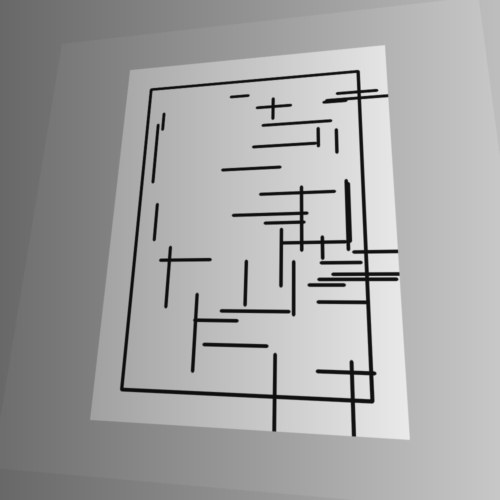
#> input picture maze_planner/outputs/debug/0_input.png, 1000 x 1000 px (shown at 1/2 size)
$ python maze_scanner.py outputs/debug/0_input.png
#> lines starting #> are read from the running program, lines starting #| are printed output that depends on the picture; after the words box and inside, x2 and y2 are one past the last pixel; in counts of white or black regions, pixels touching at a corner belong together
"""
Maze scanner: 把摄像头拍到的"白纸黑笔迷宫"照片处理成扫描件风格的纯黑白图。

流程:
  1. 检测纸张边界 (find_paper_contour)
  2. 透视矫正        (four_point_transform)
  3. 亮度/对比度增强 (enhance)
  4. 黑白二值化      (binarize)
  5. 输出扫描件      (clean + 保存)

用法:
  python maze_scanner.py input.jpg -o output.png
  python maze_scanner.py input.jpg -o output.png --debug debug_dir
"""

import argparse
import os

import cv2
import numpy as np


# ----------------------------------------------------------------------------
# 工具
# ----------------------------------------------------------------------------
def _resize_to_max(img, max_side=1500):
    """等比缩放，使最长边不超过 max_side。返回 (缩放后的图, 缩放比例)。"""
    h, w = img.shape[:2]
    scale = max_side / float(max(h, w))
    if scale < 1.0:
        img = cv2.resize(img, (int(w * scale), int(h * scale)),
                         interpolation=cv2.INTER_AREA)
        return img, scale
    return img, 1.0


def parse_corners(s):
    """把 "x1,y1 x2,y2 x3,y3 x4,y4" 解析成 [(x,y)x4] (原图坐标)。"""
    if not s:
        return None
    nums = [float(v) for v in s.replace(",", " ").split()]
    if len(nums) != 8:
        raise ValueError("--corners 需要 8 个数字: x1,y1 x2,y2 x3,y3 x4,y4")
    return [(nums[i], nums[i + 1]) for i in range(0, 8, 2)]


def _order_points(pts):
    """把 4 个点排成 [左上, 右上, 右下, 左下]。"""
    pts = pts.reshape(4, 2).astype("float32")
    rect = np.zeros((4, 2), dtype="float32")
    s = pts.sum(axis=1)
    rect[0] = pts[np.argmin(s)]   # 左上: x+y 最小
    rect[2] = pts[np.argmax(s)]   # 右下: x+y 最大
    diff = np.diff(pts, axis=1)
    rect[1] = pts[np.argmin(diff)]  # 右上: x-y 最小
    rect[3] = pts[np.argmax(diff)]  # 左下: x-y 最大
    return rect


# ----------------------------------------------------------------------------
# 步骤 1: 检测纸张边界
# ----------------------------------------------------------------------------
def _quad_from_contour(c, img_shape):
    """凸包 -> 近似四边形; 退化时用最小外接旋转矩形。返回 4x2 角点。"""
    hull = cv2.convexHull(c)
    peri = cv2.arcLength(hull, True)
    for eps in (0.02, 0.03, 0.04, 0.05, 0.06, 0.08, 0.10):
        ap = cv2.approxPolyDP(hull, eps * peri, True)
        if len(ap) == 4 and cv2.isContourConvex(ap):
            return ap.reshape(4, 2)
    return cv2.boxPoints(cv2.minAreaRect(c))


def _paper_by_brightness(img):
    """
    主方法: 纸张是「亮 + 低饱和」的大块区域。
    取包含图像中心的连通块（纸张通常在画面中央，桌面/笔记本/人在四周），
    再求其四边形角点。对低对比度纸张边缘 (白纸/浅木桌) 比边缘检测稳得多。
    """
    H, W = img.shape[:2]
    hsv = cv2.cvtColor(img, cv2.COLOR_BGR2HSV)
    S, V = hsv[:, :, 1], hsv[:, :, 2]
    _, bright = cv2.threshold(V, 0, 255, cv2.THRESH_BINARY + cv2.THRESH_OTSU)
    mask = ((S < 60) & (bright > 0)).astype(np.uint8) * 255

    # 核大小按分辨率定 (scan 已把最长边缩到 1500)
    k = max(15, int(max(H, W) * 0.014)) | 1
    mask = cv2.morphologyEx(mask, cv2.MORPH_CLOSE, np.ones((k, k), np.uint8))
    mask = cv2.morphologyEx(mask, cv2.MORPH_OPEN,
                            np.ones((k // 2 | 1,) * 2, np.uint8))
    # 腐蚀切断纸张与周围浅色物体 (笔记本/浅色衣物) 的细桥
    er = cv2.erode(mask, np.ones((k, k), np.uint8))

    n, lab, st, cen = cv2.connectedComponentsWithStats(er, 8)
    if n <= 1:
        return None
    cy, cx = H // 2, W // 2
    pick = int(lab[cy, cx])                       # 优先取含图像中心的块
    if pick == 0:
        cand = [i for i in range(1, n)
                if st[i, cv2.CC_STAT_AREA] > 0.1 * H * W]
        if not cand:
            return None
        pick = min(cand, key=lambda i: (cen[i][0] - cx) ** 2 + (cen[i][1] - cy) ** 2)
    if st[pick, cv2.CC_STAT_AREA] < 0.15 * H * W:  # 太小不是纸张
        return None

    comp = (lab == pick).astype(np.uint8) * 255
    comp = cv2.dilate(comp, np.ones((k, k), np.uint8))     # 抵消腐蚀
    comp = cv2.morphologyEx(comp, cv2.MORPH_CLOSE,
                            np.ones((k * 2 | 1,) * 2, np.uint8))
    cnts, _ = cv2.findContours(comp, cv2.RETR_EXTERNAL, cv2.CHAIN_APPROX_SIMPLE)
    if not cnts:
        return None
    return _quad_from_contour(max(cnts, key=cv2.contourArea), img.shape)


# [20 lines left out: function _paper_by_edges, not called in this run]


def find_paper_contour(img):
    """
    找到纸张的 4 个角点，排成 [左上,右上,右下,左下]。
    先用亮度/饱和度分割 (对低对比度边缘稳健)，失败再退化到边缘检测；
    都找不到返回 None（调用方退化为对整张图处理）。
    """
    quad = _paper_by_brightness(img)
    if quad is None:
        quad = _paper_by_edges(img)
    if quad is None:
        return None
    return _order_points(np.asarray(quad, dtype="float32").reshape(4, 2))


# ----------------------------------------------------------------------------
# 步骤 2: 透视矫正
# ----------------------------------------------------------------------------
def four_point_transform(img, rect):
    """根据 4 个角点把纸张拉正成正视图。"""
    (tl, tr, br, bl) = rect
    width_top = np.linalg.norm(tr - tl)
    width_bottom = np.linalg.norm(br - bl)
    height_left = np.linalg.norm(bl - tl)
    height_right = np.linalg.norm(br - tr)
    max_w = int(round(max(width_top, width_bottom)))
    max_h = int(round(max(height_left, height_right)))
    max_w, max_h = max(max_w, 1), max(max_h, 1)

    dst = np.array([[0, 0],
                    [max_w - 1, 0],
                    [max_w - 1, max_h - 1],
                    [0, max_h - 1]], dtype="float32")
    M = cv2.getPerspectiveTransform(rect, dst)
    return cv2.warpPerspective(img, M, (max_w, max_h))


# ----------------------------------------------------------------------------
# 步骤 3: 亮度/对比度增强（去除不均匀光照/阴影）
# ----------------------------------------------------------------------------
def enhance(img):
    """
    估计背景（大尺度模糊），用原图除以背景，去掉阴影和光照不均，
    让纸面变成均匀的白色。返回单通道灰度图。
    """
    gray = cv2.cvtColor(img, cv2.COLOR_BGR2GRAY) if img.ndim == 3 else img

    # 背景估计: 核要足够大，盖过笔画宽度
    k = max(31, (max(gray.shape) // 20) | 1)  # 保证奇数
    background = cv2.GaussianBlur(gray, (k, k), 0)
    background = np.where(background == 0, 1, background)  # 防止除零

    norm = gray.astype(np.float32) / background.astype(np.float32)
    norm = np.clip(norm, 0, 1)
    norm = (norm * 255).astype(np.uint8)

    # CLAHE 进一步拉对比度
    clahe = cv2.createCLAHE(clipLimit=2.0, tileGridSize=(8, 8))
    return clahe.apply(norm)


# ----------------------------------------------------------------------------
# 步骤 4: 二值化
# ----------------------------------------------------------------------------
def binarize(gray, block_size=35, C=15):
    """
    自适应阈值二值化。输出: 墙壁(黑笔)=黑(0)，纸面=白(255)。
    block_size 必须为奇数。
    """
    if block_size % 2 == 0:
        block_size += 1
    binary = cv2.adaptiveThreshold(
        gray, 255,
        cv2.ADAPTIVE_THRESH_GAUSSIAN_C,
        cv2.THRESH_BINARY,
        block_size, C)
    return binary


# ----------------------------------------------------------------------------
# 步骤 5: 清理噪点
# ----------------------------------------------------------------------------
def clean(binary, min_blob=20):
    """去掉孤立小黑点，让输出更像干净的扫描件。"""
    # 在墙壁(黑)上操作: 反相 -> 墙=白
    inv = cv2.bitwise_not(binary)
    # 开运算去毛刺
    inv = cv2.morphologyEx(inv, cv2.MORPH_OPEN,
                           np.ones((2, 2), np.uint8))
    # 连通域过滤掉太小的斑点
    n, labels, stats, _ = cv2.connectedComponentsWithStats(inv, connectivity=8)
    out = np.zeros_like(inv)
    for i in range(1, n):
        if stats[i, cv2.CC_STAT_AREA] >= min_blob:
            out[labels == i] = 255
    return cv2.bitwise_not(out)  # 还原: 墙=黑, 纸=白


# ----------------------------------------------------------------------------
# 手动选角 (默认方式，比自动检测可靠)
# ----------------------------------------------------------------------------
def pick_corners_interactive(img):
    """
    弹窗让用户左键依次点 4 个角。返回 4x2 角点 (未排序) 或 None(取消)。
      左键 = 选点 (最多4个)   u/退格 = 撤销   回车 = 确认   Esc = 取消
    """
    win = "pick 4 corners: L-click x4, [u]undo [Enter]ok [Esc]cancel"
    pts = []

    def on_mouse(event, x, y, flags, param):
        if event == cv2.EVENT_LBUTTONDOWN and len(pts) < 4:
            pts.append((x, y))

    cv2.namedWindow(win, cv2.WINDOW_NORMAL)
    cv2.resizeWindow(win, min(img.shape[1], 1000), min(img.shape[0], 1000))
    cv2.setMouseCallback(win, on_mouse)
    try:
        while True:
            disp = img.copy()
            for i, p in enumerate(pts):
                cv2.circle(disp, p, 7, (0, 0, 255), -1)
                cv2.putText(disp, str(i + 1), (p[0] + 10, p[1] - 10),
                            cv2.FONT_HERSHEY_SIMPLEX, 1.0, (0, 0, 255), 2)
            if len(pts) >= 2:
                cv2.polylines(disp, [np.array(pts)], len(pts) == 4,
                              (0, 255, 0), 2)
            cv2.imshow(win, disp)
            key = cv2.waitKey(20) & 0xFF
            if key == 27:                       # Esc: 取消
                pts = []
                break
            if key in (ord('u'), 8) and pts:    # u / Backspace: 撤销
                pts.pop()
            if key in (13, 10) and len(pts) == 4:  # Enter: 确认
                break
    finally:
        cv2.destroyWindow(win)
        cv2.waitKey(1)
    return np.array(pts, dtype="float32") if len(pts) == 4 else None


# ----------------------------------------------------------------------------
# 主流程
# ----------------------------------------------------------------------------
def scan(path, debug_dir=None, margin=0.015, corners=None,
         manual=True, auto=False):
    """
    corners: 原图坐标系下的 4 个角点 [(x,y)x4]，给了就直接用（最高优先级）。
    manual : True 时弹窗手动点选 4 角（默认）。
    auto   : True 时改用自动检测（manual 会被忽略）。
    选角失败/取消时回退到自动检测；自动也失败则处理整张图。
    """
    img = cv2.imread(path)
    if img is None:
        raise FileNotFoundError(f"无法读取图片: {path}")

    img, scale = _resize_to_max(img, 1500)

    def dbg(name, im):
        if debug_dir:
            os.makedirs(debug_dir, exist_ok=True)
            cv2.imwrite(os.path.join(debug_dir, name), im)

    dbg("0_input.png", img)

    # 1: 确定纸张四角 —— 手动选点优先，自动检测作为 fallback
    rect = None
    if corners is not None:
        rect = _order_points(np.asarray(corners, dtype="float32").reshape(4, 2) * scale)
    elif auto:
        rect = find_paper_contour(img)
    elif manual:
        picked = pick_corners_interactive(img)
        if picked is not None:
            rect = _order_points(picked)
        else:
            print("⚠ 未完成手动选角，回退自动检测。")
            rect = find_paper_contour(img)
    else:
        rect = find_paper_contour(img)

    # 2: 透视矫正
    if rect is not None:
        # 角点常略微落在纸外，向中心内缩一点，去掉边缘的桌面/阴影
        center = rect.mean(axis=0)
        rect_in = (center + (rect - center) * (1.0 - margin)).astype("float32")
        warped = four_point_transform(img, rect_in)
        vis = img.copy()
        cv2.polylines(vis, [rect.astype(int)], True, (0, 255, 0), 3)
        cv2.polylines(vis, [rect_in.astype(int)], True, (0, 180, 255), 2)
        dbg("1_paper_detected.png", vis)
    else:
        print("⚠ 未检测到纸张边界，直接处理整张图。")
        warped = img
    dbg("2_warped.png", warped)

    # 3: 增强
    enhanced = enhance(warped)
    dbg("3_enhanced.png", enhanced)

    # 4: 二值化
    binary = binarize(enhanced)
    dbg("4_binary.png", binary)

    # 5: 清理
    result = clean(binary)
    dbg("5_result.png", result)

    # result: 二值扫描件（墙=黑, 纸=白）; warped: 透视矫正后的彩色图（供检测彩色标记）
    return result, warped


def main():
    ap = argparse.ArgumentParser(description="迷宫照片 -> 扫描件风格纯黑白图")
    ap.add_argument("input", help="输入照片路径")
    ap.add_argument("-o", "--output", default="scanned.png", help="输出路径")
    ap.add_argument("--debug", metavar="DIR",
                    help="保存各步骤中间结果到该目录")
    ap.add_argument("--auto", action="store_true",
                    help="用自动检测纸张边界 (默认是手动点选4角)")
    ap.add_argument("--corners", metavar="\"x1,y1 x2,y2 x3,y3 x4,y4\"",
                    help="直接给出原图坐标的4个角点，跳过选点")
    args = ap.parse_args()

    result, _ = scan(args.input, debug_dir=args.debug, auto=args.auto,
                     manual=not args.auto, corners=parse_corners(args.corners))
#> in scan, img is the input picture: shape (1000, 1000, 3); min 10, max 235, mean 164.2
#> in scan, `img, scale = _resize_to_max(img, 1500)`: scale = 1
#> (key Esc is pressed here)
#> in _paper_by_brightness, `_, bright = cv2.threshold(V, 0, 255, cv2.THRESH_BINARY + cv2.THRESH_OT..`:
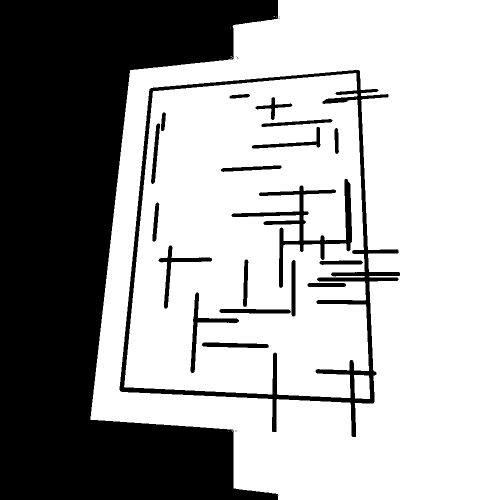
#> bright: shape (1000, 1000) (shown at 1/2 size); 65.7% white; 25 black regions (5 under 20 px), largest, box (x1, y1, x2, y2) and area: (0, 0, 557, 1000) 294920, (239, 140, 800, 874) 25709, (463, 358, 704, 576) 7394
#> in _paper_by_brightness, `er = cv2.erode(mask, np.ones((k, k), np.uint8))`:
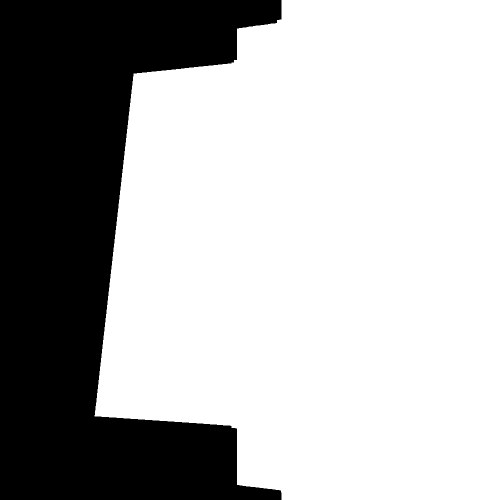
#> er: shape (1000, 1000) (shown at 1/2 size); 69.3% white; 1 black region, box (x1, y1, x2, y2) and area: (0, 0, 563, 1000) 307048
#> in _paper_by_brightness, `n, lab, st, cen = cv2.connectedComponentsWithStats(er, 8)`: n = 2; st = [[0, 0, 563, 1000, 307048], [189, 0, 811, 1000, 692952]]; cen = [[177.9, 491.2], [642, 503.2]]
#> in _paper_by_brightness, `pick = int(lab[cy, cx])`: pick = 1
#> in _paper_by_brightness, `cnts, _ = cv2.findContours(comp, cv2.RETR_EXTERNAL, cv2.CHAIN_APPROX_S..`: cnts = 1 contour; box (x1, y1, x2, y2) and area: (182, 0, 1000, 1000) 703826
#> in _quad_from_contour, `hull = cv2.convexHull(c)`: hull = contour of 12 points, box (x1, y1, x2, y2) (182, 0, 1000, 1000), area 731308
#> in _quad_from_contour, `peri = cv2.arcLength(hull, True)`: peri = 3325.3
#> the loop in _quad_from_contour, `for eps in (0.02, 0.03, 0.04, 0.05, 0.06, 0.08, 0.10):` made 2 passes
#> ap on pass 2: [[999, 0], [999, 999], [182, 839], [260, 140]]
#> in find_paper_contour, `quad = _paper_by_brightness(img)`: quad = [[999, 0], [999, 999], [182, 839], [260, 140]]
#> in _order_points, `s = pts.sum(axis=1)`: s = [999, 1998, 1021, 400]
#> in _order_points, `diff = np.diff(pts, axis=1)`: diff = [-999, 0, 657, -120]
#> in scan, `rect = find_paper_contour(img)`: rect = [[260, 140], [999, 0], [999, 999], [182, 839]]
#> in scan, `center = rect.mean(axis=0)`: center = [610, 494.5]
#> in scan, `rect_in = (center + (rect - center) * (1.0 - margin)).astype("float32")`: rect_in = [[265.2, 145.3], [993.2, 7.42], [993.2, 991.4], [188.4, 833.8]]
#> in four_point_transform, `(tl, tr, br, bl) = rect`: tl = [265.2, 145.3]; tr = [993.2, 7.42]; br = [993.2, 991.4]; bl = [188.4, 833.8]
#> in four_point_transform, `width_top = np.linalg.norm(tr - tl)`: width_top = 740.9
#> in four_point_transform, `width_bottom = np.linalg.norm(br - bl)`: width_bottom = 820
#> in four_point_transform, `height_left = np.linalg.norm(bl - tl)`: height_left = 692.8
#> in four_point_transform, `height_right = np.linalg.norm(br - tr)`: height_right = 984
#> in four_point_transform, `max_w = int(round(max(width_top, width_bottom)))`: max_w = 820
#> in four_point_transform, `max_h = int(round(max(height_left, height_right)))`: max_h = 984
#> in four_point_transform, `dst = np.array([[0, 0], [max_w - 1, 0], [max_w - 1, max_h - 1], [0, ma..`: dst = [[0, 0], [819, 0], [819, 983], [0, 983]]
#> in four_point_transform, `M = cv2.getPerspectiveTransform(rect, dst)`: M = [[1.98, 0.221, -557.3], [0.376, 1.99, -388.4], [0.000726, 0.00027, 1]]
#> in four_point_transform, `return cv2.warpPerspective(img, M, (max_w, max_h))`:
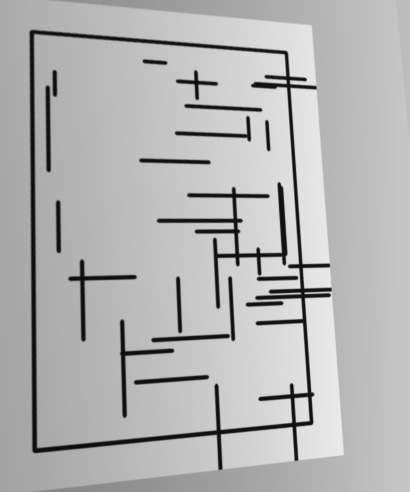
#> returned value: shape (984, 820, 3) (shown at 1/2 size); min 11, max 234, mean 179.3
#> in enhance, `background = cv2.GaussianBlur(gray, (k, k), 0)`:
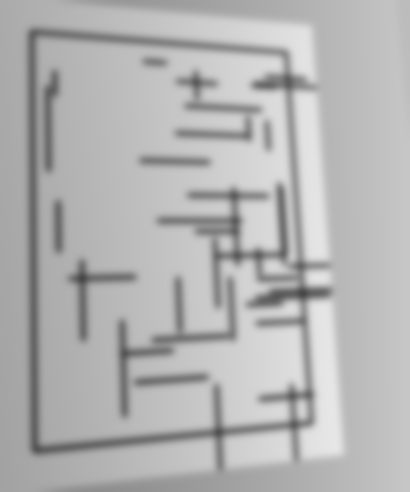
#> background: shape (984, 820) (shown at 1/2 size); min 69, max 231, mean 179.3
#> in enhance, `norm = gray.astype(np.float32) / background.astype(np.float32)`:
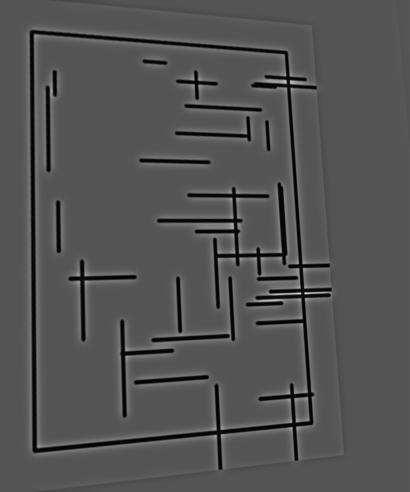
#> norm: shape (984, 820) float32 (shown at 1/2 size); min 0.0818, max 2.84, mean 0.99; drawn with min black and max white
#> in binarize, `binary = cv2.adaptiveThreshold( gray, 255, cv2.ADAPTIVE_THRESH_GAUSSIA..`:
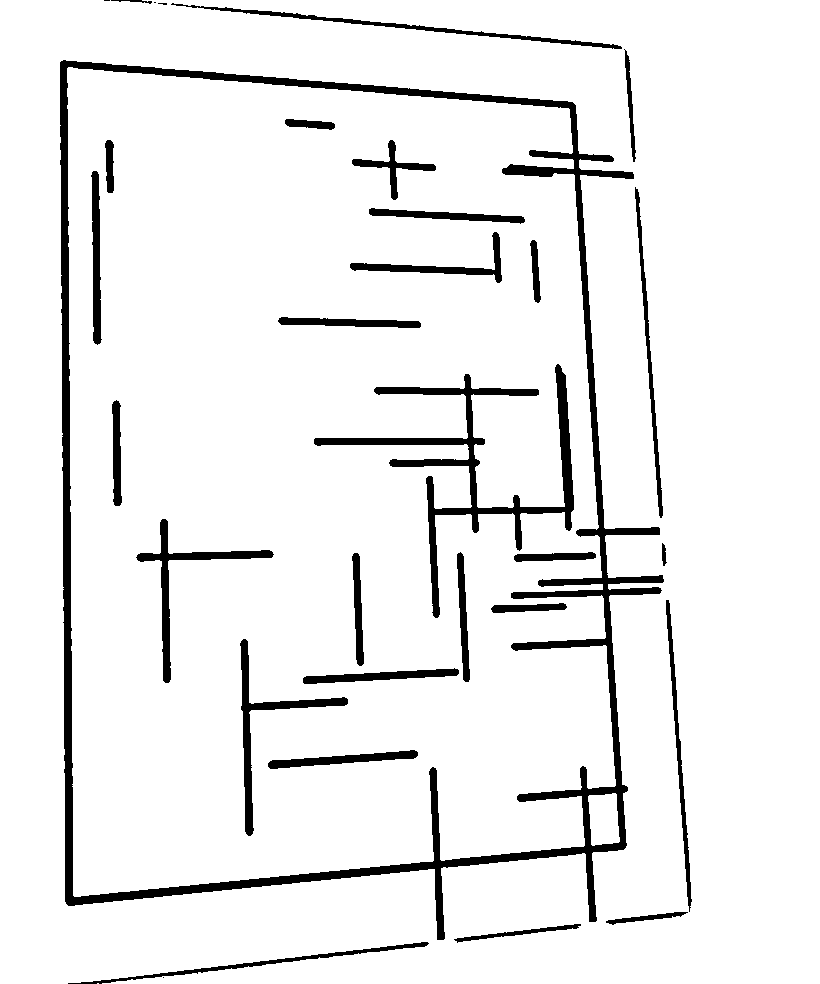
#> binary: shape (984, 820); 92.9% white; 32 black regions (4 under 20 px), largest, box (x1, y1, x2, y2) and area: (60, 60, 664, 940) 26159, (314, 364, 574, 618) 7334, (240, 639, 348, 836) 2201
#> in clean, `n, labels, stats, _ = cv2.connectedComponentsWithStats(inv, connectivi..`:
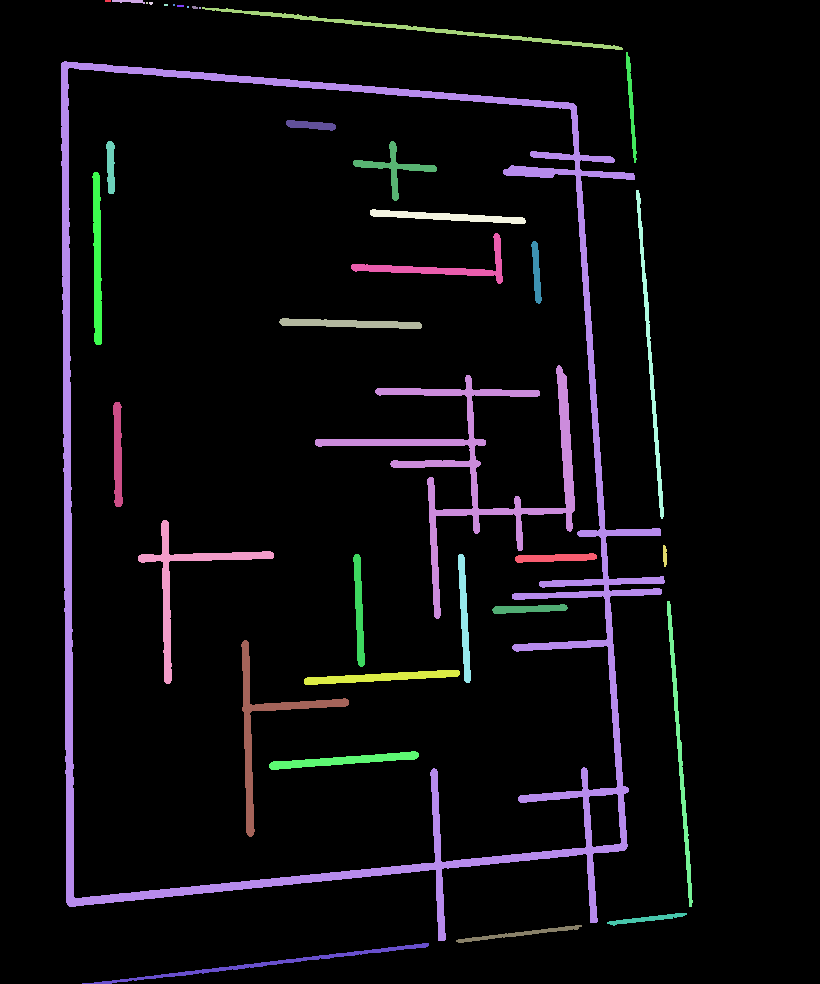
#> labels: shape (984, 820) int32; 38 distinct labels, from 0 to 37; one colour per label, 0 black
#> in clean, `n, labels, stats, _ = cv2.connectedComponentsWithStats(inv, connectivi..`: n = 38; stats = 38 rows, first 6: [0, 0, 820, 984, 749685], [105, 0, 6, 2, 12], [112, 0, 33, 4, 80], [146, 2, 2, 2, 4], [149, 2, 4, 3, 10], [164, 4, 4, 2, 8]
    cv2.imwrite(args.output, result)
    print(f"✓ 已保存: {args.output}")


if __name__ == "__main__":
    main()
